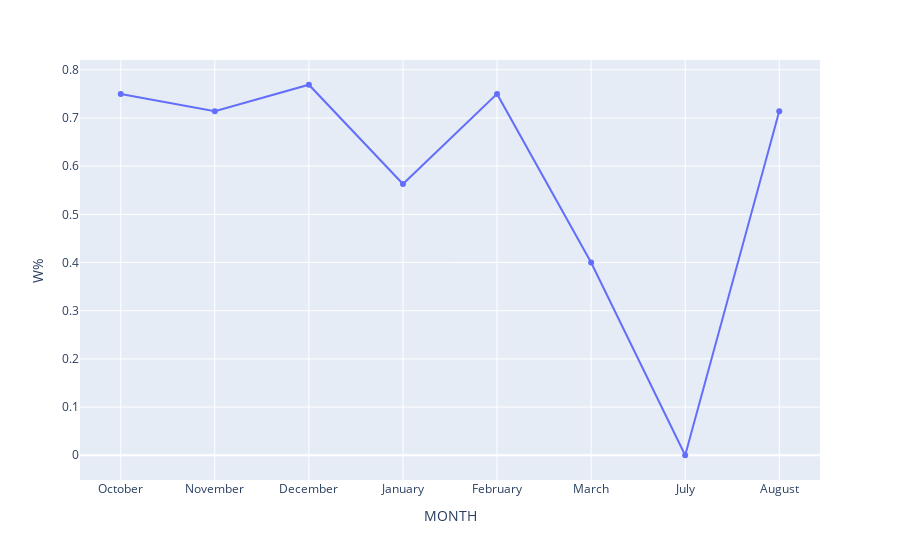

Notebook source saved alongside this figure:
### Code cell
def monthbymonth(team,ssn):
    temp = teams.find_team_by_abbreviation(str(team))
    team_id = temp['id']
    team_name = temp['full_name']

    data = teamdashboardbygeneralsplits.TeamDashboardByGeneralSplits(team_id=team_id,season=ssn)
    df = data.get_data_frames()[3]

    df = df[['GROUP_VALUE','W_PCT']]
    df.columns = ['MONTH','W%']

    fig = px.line(df, x="MONTH", y="W%", markers='True')
    
    return fig
monthbymonth('BOS','2019-20')

### Figure 1 — Plotly figure (JSON) as saved in the notebook; plotly's stock layout.template omitted (floating-point values rounded to 4 significant figures)
{"data": [{"hovertemplate": "MONTH=%{x}<br>W%=%{y}<extra></extra>", "legendgroup": "", "line": {"color": "#636efa", "dash": "solid"}, "marker": {"symbol": "circle"}, "mode": "markers+lines", "name": "", "orientation": "v", "showlegend": false, "type": "scatter", "x": ["October", "November", "December", "January", "February", "March", "July", "August"], "xaxis": "x", "y": [0.75, 0.714, 0.769, 0.563, 0.75, 0.4, 0, 0.714], "yaxis": "y"}], "layout": {"legend": {"tracegroupgap": 0}, "margin": {"t": 60}, "xaxis": {"anchor": "y", "domain": [0, 1], "title": {"text": "MONTH"}}, "yaxis": {"anchor": "x", "domain": [0, 1], "title": {"text": "W%"}}}}
